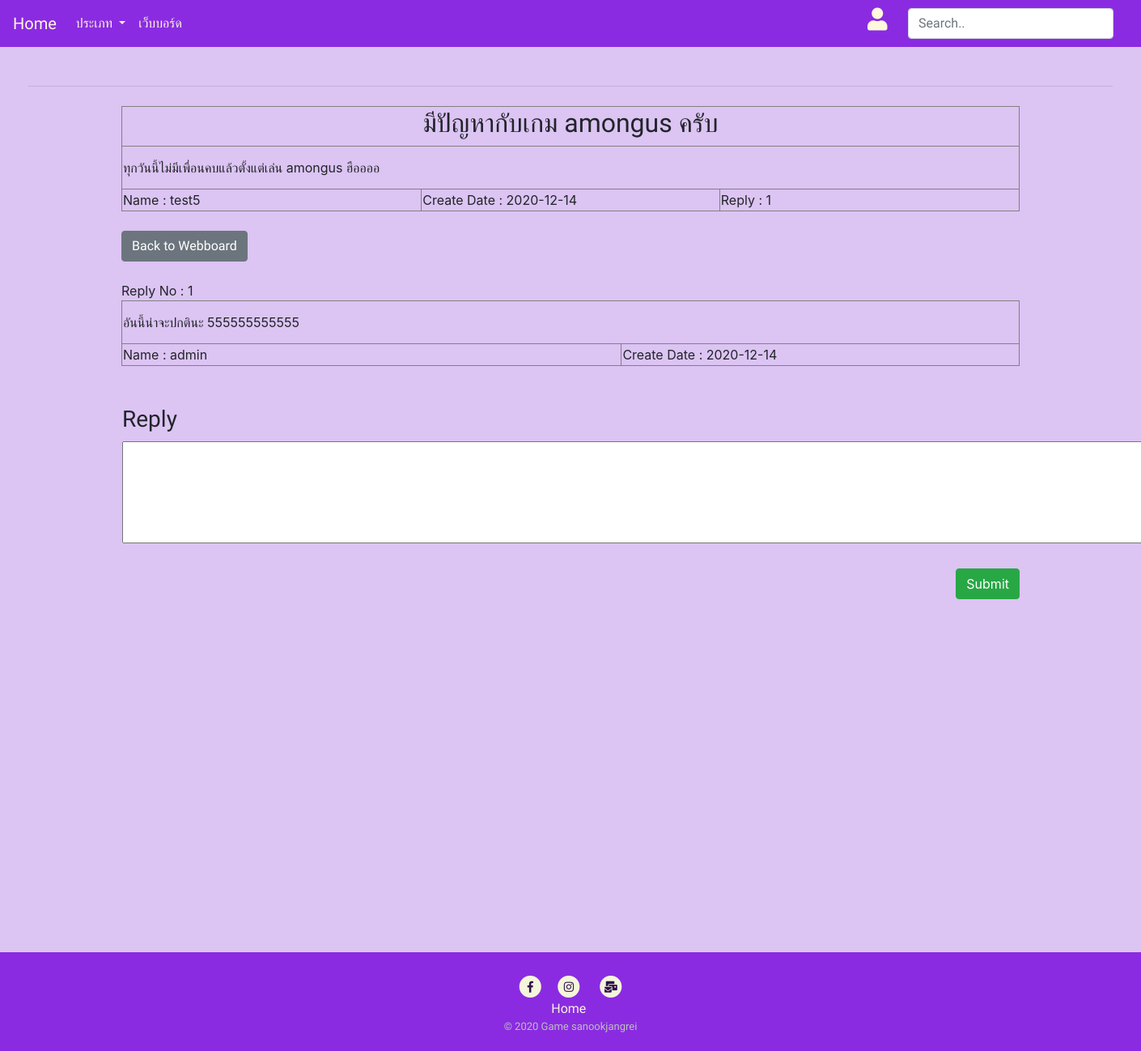
/viewwebboard.php?questionID=4, run on the app's committed database.
### tables this page shows
CREATE TABLE `webboard` (
  `questionID` int(5) NOT NULL,
  `createDate` date NOT NULL,
  `question` varchar(255) NOT NULL,
  `details` text NOT NULL,
  `name` varchar(20) NOT NULL,
  `reply` int(5) NOT NULL
);

CREATE TABLE `reply` (
  `replyID` int(5) NOT NULL,
  `questionID` int(5) NOT NULL,
  `createDate` date NOT NULL,
  `details` text NOT NULL,
  `name` varchar(20) NOT NULL
);

### viewwebboard.php (the view, shortened to what this page needs)
<?php
    include('login/connect.php');
?>
<!DOCTYPE html>
<html>
<head>
    <link rel="stylesheet" href="https://maxcdn.bootstrapcdn.com/bootstrap/4.5.2/css/bootstrap.min.css">
    <link rel="stylesheet" href="https://use.fontawesome.com/releases/v5.7.0/css/all.css">
    <link href="css/register.css" type="text/css" rel="stylesheet" />
    <link href="css/style.css" type="text/css" rel="stylesheet" />
</head>
<body>
    <nav class="navbar navbar-expand-lg" id="navtop">
        <a class="navbar-brand" href="index.php">Home</a>
        <div class="collapse navbar-collapse" id="collapsingNavbar4">
            <ul class="navbar-nav mr-auto mt-2 mt-lg-0">
                <li class="nav-item dropdown">
                    <a class="nav-link dropdown-toggle" href="#" id="navbardrop" data-toggle="dropdown">
                      ประเภท
                    </a>
                </li>
                <li class="nav-item">
                    <a class="nav-link" href="webboard.php">เว็บบอร์ด</a>
                </li>
            </ul>
            <?php
                if(isset($_SESSION['user']))
                {
                ?>
                <a onclick="href='user/user.php'">
                    <h3><i class="fas fa-user" style="width:50px;"></i></h3>
                </a>
                 <?php
                }
                else
                {
                ?>
                <a onclick="document.getElementById('id01').style.display='block'" style="width:auto;" class="navbar-nav" href="#">
                    <h3><i class="fas fa-user" style="width:50px;"></i></h3>
                </a>
                <?php
                }
                ?>
                <ul class="navbar-nav my-2 my-lg-0">
                <li class="nav-item" style="list-style: none;">
                    <form style="padding-right:18px;">
                    <input class="form-control mr-sm-2" id="search" type="text" placeholder="Search.." onkeyup="showResult(this.value)">
                    </form>
                </li>
                </ul>
            </div>
        </nav><br> &nbsp;
        <hr class="w3-border-grey " style="margin:auto;width:95% ">
        <div class="container w3-large"> <br>
    <?php
        $questionID = $_GET["questionID"];
        $strSQLS = "SELECT * FROM webboard  WHERE questionID = '$questionID' ";
        $objQueryS = mysqli_query($con, $strSQLS) or die (mysqli_error());
        $objResultS = mysqli_fetch_array($objQueryS);
    ?>
    <table width="100%" border="1" cellpadding="1" cellspacing="1">
        <tr>
            <td colspan="3"><center><h2> <?php echo $objResultS["question"];?> </h2></center></td>
        </tr>
        <tr>
            <td height="53" colspan="3"><?php echo ($objResultS["details"]);?> </td>
        </tr>
        <tr>
            <td width="217"> Name : <?php echo $objResultS["name"];?> </td>
            <td width="216"> Create Date : <?php echo $objResultS["createDate"];?> </td>
            <td width="217"> Reply : <?php echo $objResultS["reply"];?> </td>
        </tr>
    </table> <br>
        <a href="webboard.php" class="btn btn-secondary  w3-xlarge"> Back to Webboard </a> &nbsp;&nbsp;&nbsp;&nbsp;&nbsp;&nbsp;&nbsp;
    <br><br>
    <?php
        $intRows = 0;
        $strSQLS2 = "SELECT * FROM reply  WHERE questionID = '$questionID' ";
        $objQueryS2 = mysqli_query($con, $strSQLS2) or die (mysqli_error());
        while($objResultS2 = mysqli_fetch_array($objQueryS2)) {
            $intRows++;
    ?>
        Reply No : <?php echo $intRows;?>
        <table width="100%" border="1" cellpadding="1" cellspacing="1">
        <tr>
            <td height="53" colspan="3"> <?php echo($objResultS2["details"]);?> </td>
        </tr>
        <tr>
            <td width="270"> Name : <?php echo $objResultS2["name"];?> </td>
            <td width="215"> Create Date : <?php echo $objResultS2["createDate"];?> </td>
        </tr>
        </table> <br>
    <?php } ?>
    <br>
    <form action="" method="post" name="frmMain" id="frmMain">
        <table width="100%" cellpadding="1" cellspacing="1">
        <tr>
            <th><h3> Reply </h3></th>
        </tr>
        <tr>
            <td><textarea name="txtdetails" cols="130" rows="5" id="txtdetails"></textarea></td>
        </tr>
        </table> <br>
        <div style='text-align:right;'>
            <input name="btnSave" type="submit" id="btnSave" value="Submit" class='btn btn-success w3-xlarge'>
        </div>
    </form>
    </div> </div>
    <br><br><br><br><br><br><br><br><br><br><br><br><br><br><br><br><br>
    <div class="footer"><br>
    <a href="https://www.facebook.com/lumineux.beam"target='_blank'><span class="fa-stack fa-sm" style="color:beige">
                <i class="fas fa-circle fa-stack-2x"></i>
                <i class="fab fa-facebook-f fa-stack-1x " style="color:#2e104c"></i>
            </span></a>&ensp;
        <a href="https://www.instagram.com/chichi.ps/" target='_blank'><span class="fa-stack fa-sm" style="color:beige">
                <i class="fas fa-circle fa-stack-2x"></i>
                <i class="fab fa-instagram fa-stack-1x " style="color:#2e104c"></i>
            </span></a> &ensp;
        <a href="mailto:sakunit@g.swu.ac.th"><span class="fa-stack fa-sm" style="color:beige">
                     <i class="fas fa-circle fa-stack-2x"></i>
                    <i class="fas fa-mail-bulk fa-stack-1x " style="color:#2e104c;"></i>
                </span></a>
        <div class="nav-footer">
            <a href="index.php" style="color:beige">Home</a>&nbsp;
        </div>
        <div class="copyright">
            <p style="font-size: 13px;color: #BEBEBE;">&copy; 2020 Game sanookjangrei</p>
        </div>
    </div>
</body>
</html>

### css/style.css (style rules this page uses)
nav a { color: cornsilk; }
#navtop { background-color: blueviolet; }
.footer { background-color: blueviolet; padding: 5px; text-align: center; margin-top: 2%; }
* { box-sizing: border-box; }
.container { position: relative; }

### viewwebboard.php (style rules this page uses)
* { box-sizing: border-box; }
body { background-color: #dcc4f3; }
h1, h2, h3, h4, h5, h6, a, button, nav { font-family: 'Itim'; }
p { font-size: 20px; font-family: 'Itim'; }

### data on the page
webboard: question "มีปัญหากับเกม amongus ครับ", details "ทุกวันนี้ไม่มีเพื่อนคบแล้วตั้งแต่เล่น amongus ฮืออออ", name "test5", createDate "2020-12-14", reply "1"
reply: details "อันนี้น่าจะปกตินะ 555555555555", name "admin", createDate "2020-12-14"
